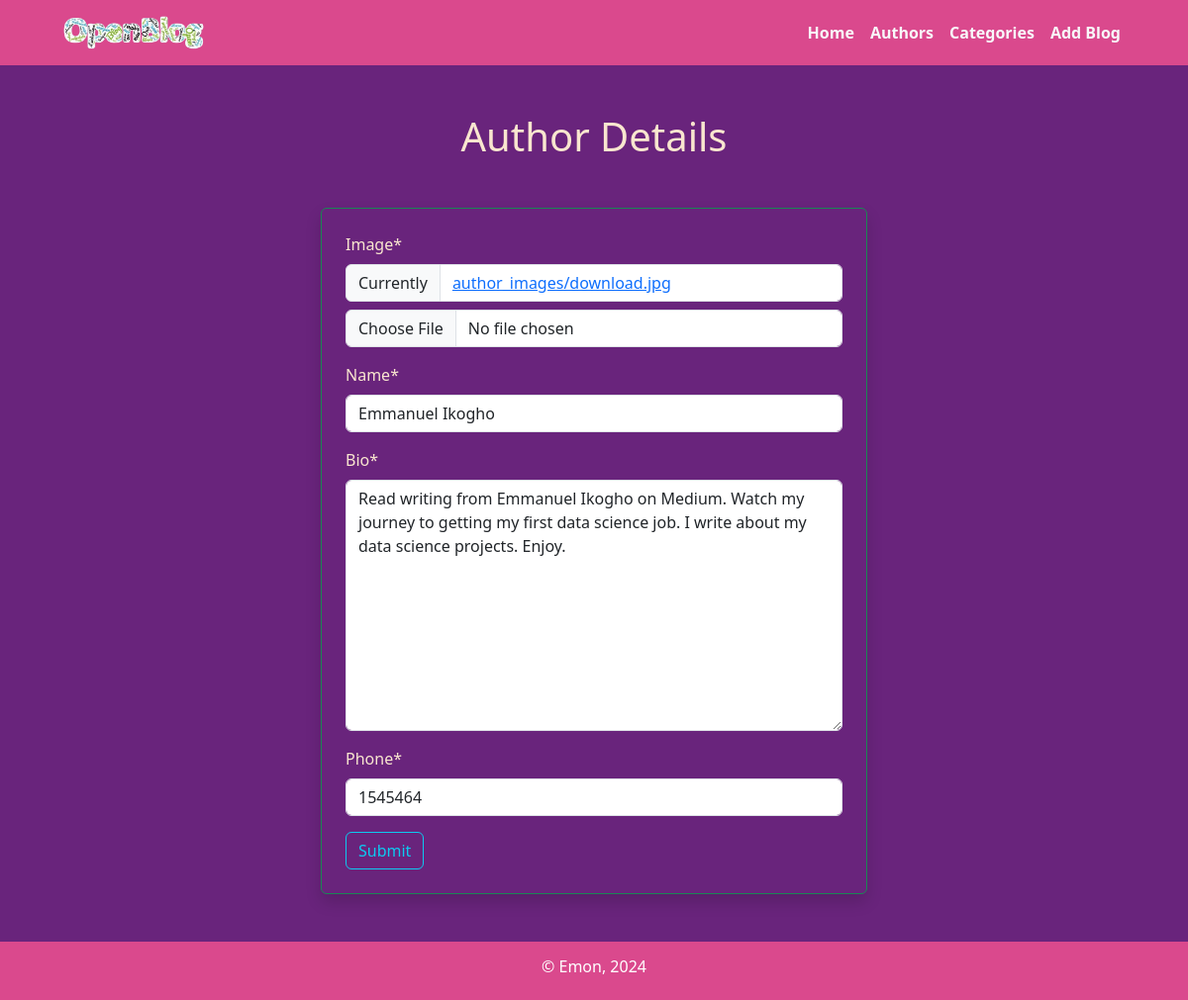
The page /authors/edit_author/4 on the database its author committed.
### authors/models.py (models this page shows, shortened)
class Authors(models.Model):
    image = models.ImageField(upload_to='author_images/')
    name = models.CharField(max_length=100)
    bio = models.TextField()
    phone = models.CharField(max_length=15, unique=True)
    class Meta:
        verbose_name = "Author"
        verbose_name_plural = "Authors"

### authors/views.py (the view)
# urls.py: path('edit_author/<int:id>', views.edit_author, name='edit_author'),
def edit_author(request, id):
    author = models.Authors.objects.get(pk=id)
    if request.method == 'POST':
        form = forms.AuthorForm(request.POST, request.FILES, instance=author)
        if form.is_valid():
            form.save()
    else:
        form = forms.AuthorForm(instance=author)
    return render(request, 'author_form.html', {'form': form})

### authors/forms.py
class AuthorForm(forms.ModelForm):
    class Meta:
        model = Authors
        fields = '__all__'
        widgets = {
            'name':forms.TextInput(attrs={'placeholder': 'Enter author name . . .'}),
            'phone': forms.TextInput(attrs={'placeholder': 'Enter author phone number . . .'}),
            }

### authors/templates/author_form.html (shortened to what this page needs)
{% extends 'base.html' %}
{% load crispy_forms_tags %}
{% block content %}
<h1 class="text-center mb-5">Author Details</h1>
<form method="post" enctype="multipart/form-data" class="w-50 mx-auto border border-success shadow p-4 rounded">
    {{ form | crispy }}
    <button type="submit" class="btn btn-outline-info">Submit</button>
</form>
{% endblock %}

### static/css/style.css (style rules this page uses)
body { background-color: #69247C; color: #F9E6CF; }

### rows shown on the page
Authors: name "Emmanuel Ikogho", bio "Read writing from Emmanuel Ikogho on Medium. Watch my journey to getting my first data science job. I write about my data science projects. Enjoy.", phone "1545464"
